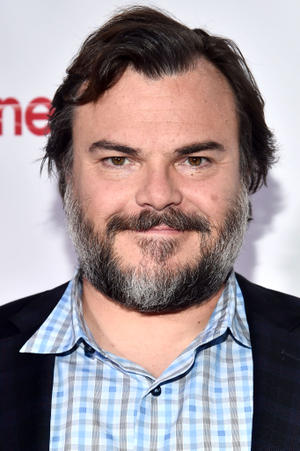
#> input picture posgrado-ai-master/Deep learning/Semana9-Deteccion-Objetos/img/jack.jpg, 300 x 451 px
$ jupyter execute 2-Cascadas-Haar.ipynb
#> lines starting #> are read from the running program, lines starting #| are printed output that depends on the picture; after the words box and inside, x2 and y2 are one past the last pixel; in counts of white or black regions, pixels touching at a corner belong together
### Haar Feature-based Cascade Classifier

La detección de objetos mediante clasificadores en cascada basados en features "Haar" es un método eficaz de detección de objetos propuesto por Paul Viola y Michael Jones en su artículo, "Detección rápida de objetos mediante una cascada mejorada de características simples" en 2001. Es un enfoque basado en el aprendizaje automático en el que la función de cascada se entrena a partir de muchas imágenes positivas y negativas. Luego se usa para detectar objetos en otras imágenes.

Los Haar features funcionan similarmente a las capas convolucionales donde se buscan ciertos patrones. Cada feature es un valor único obtenido al restar la suma de píxeles debajo del rectángulo blanco de la suma de píxeles debajo del rectángulo negro.

Considere la siguiente imagen. La fila superior muestra dos buenas características. La primera característica seleccionada parece centrarse en la propiedad de que la región de los ojos suele ser más oscura que la región de la nariz y las mejillas. La segunda característica seleccionada se basa en la propiedad de que los ojos son más oscuros que el puente de la nariz. Pero las mismas ventanas que se aplican en las mejillas o en cualquier otro lugar son irrelevantes. Entonces, ¿cómo seleccionamos las mejores de entre más de 160000 fetures? Con Adaboost!

Adaboost usa una ventana que va moviendo para verificar los filtros. Por ejemplo en una ventana de 24x24 se pueden obtener hasta 6000 mil features. Eso quiere decir que cada movimiento de la ventana debe validar los 6000 features, y esto es algo ineficiente...

Para solucionar el problema, se introduce el concepto de clasificadores en cascada. En lugar de probar los 6000 mil filtros de una sola vez en la ventana, solamente se aplican algunos (digamos 1, 8, 16, 32, 48), si el resultado de esto filtros es negativo, osea no hay deteccion del objeto de interes, entonces la ventana se mueve al siguiente lugar y se descarta la ventana anterior.

Para aprender mas sobre Adaboost, puede consultar el paper original: https://www.cs.cmu.edu/~efros/courses/LBMV07/Papers/viola-cvpr-01.pdf

Para aprender a entrenar este algoritmo con OpenCV, puede consultar la siguiente referencia: https://docs.opencv.org/2.4/doc/user_guide/ug_traincascade.html

#### Beneficios de Haar Cascades

- Deteccion super veloz incluso con CPU.
- el modelo se salva en un XML liviano.
- Disponible en OpenCV
- Ya existen varios modelos pre-entrenados (ver carpeta Haar)

#### Problemas de Haar Cascades

- Se debe generar archivos con etiquetas (Xmin, Ymin) - (Xmax, Ymax) para cada objeto de interes. (esto es lento de hacer)
- Se ocupan muchas imagenes positivas y negativas para entrenar el clasificador.
- Es tieso! si als imagenes tienen rotaciones, sombras, o bien tienen un scaling diferente el clasificador se va a perder.
- debe trabaja en blanco y negro.

[cell 1]
# !conda install -c conda-forge opencv

import matplotlib.pyplot as plt
import numpy as np
import cv2

[cell 2]
# cargar los modelos
face_cascade = cv2.CascadeClassifier('haar/haarcascade_frontalface_default.xml')
eye_cascade = cv2.CascadeClassifier('haar/haarcascade_eye.xml')

# se carga la imagen de prueba y se convierte en b/w
img = cv2.imread('img/jack.jpg') # probar con obama.jpg
#> img is the input picture: shape (451, 300, 3); mean B, G, R 150, 146.3, 159.4
gray = cv2.cvtColor(img, cv2.COLOR_BGR2GRAY)
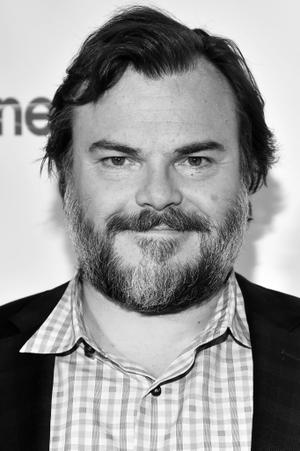
#> gray: shape (451, 300); min 0, max 255, mean 150.7

[cell 3]
# reconocimiento de caras
faces = face_cascade.detectMultiScale(gray, 1.3, 5)
#> faces = [[51, 75, 210, 210]]

for (x,y,w,h) in faces:
    img = cv2.rectangle(img,(x,y),(x+w,y+h),(255,0,0),2)
    roi_gray = gray[y:y+h, x:x+w]
    roi_color = img[y:y+h, x:x+w]

    # reconocimiento de ojos
    eyes = eye_cascade.detectMultiScale(roi_gray)
    for (ex,ey,ew,eh) in eyes:
        cv2.rectangle(roi_color,(ex,ey),(ex+ew,ey+eh),(0,255,0),2)
#> this loop made 1 pass
#> (x, y, w, h, eyes) on pass 1: (51, 75, 210, 210, [[45, 67, 38, 38], [118, 62, 48, 48]])
#> pass 1, `img = cv2.rectangle(img,(x,y),(x+w,y+h),(255,0,0),2)`:
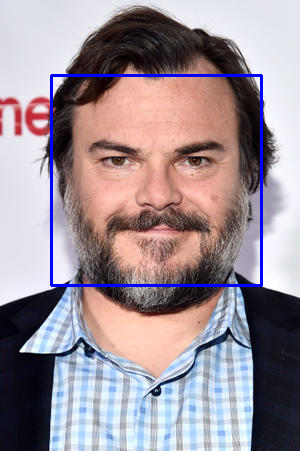
#> img: shape (451, 300, 3); 1.86% of pixels changed, all inside (x1, y1, x2, y2) = (50, 74, 263, 287)
#> pass 1, `roi_gray = gray[y:y+h, x:x+w]`:
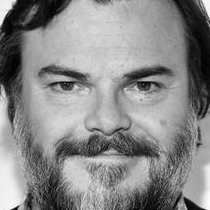
#> roi_gray: shape (210, 210); min 1, max 255, mean 136.8
#> pass 1, `roi_color = img[y:y+h, x:x+w]`:
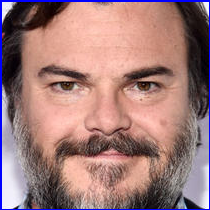
#> roi_color: shape (210, 210, 3); mean B, G, R 122.2, 123.1, 159.8
#> after the loop:
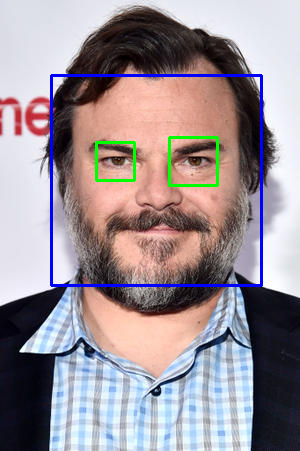
#> img: shape (451, 300, 3); 0.76% of pixels changed, all inside (x1, y1, x2, y2) = (95, 136, 219, 187)
#> after the loop:
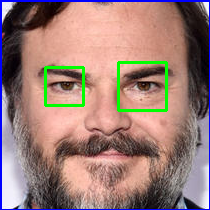
#> roi_color: shape (210, 210, 3); 2.32% of pixels changed, all inside (x1, y1, x2, y2) = (44, 61, 168, 112)

plt.imshow(img)

$ run again, with posgrado-ai-master/Deep learning/Semana9-Deteccion-Objetos/img/obama.jpg copied over posgrado-ai-master/Deep learning/Semana9-Deteccion-Objetos/img/jack.jpg
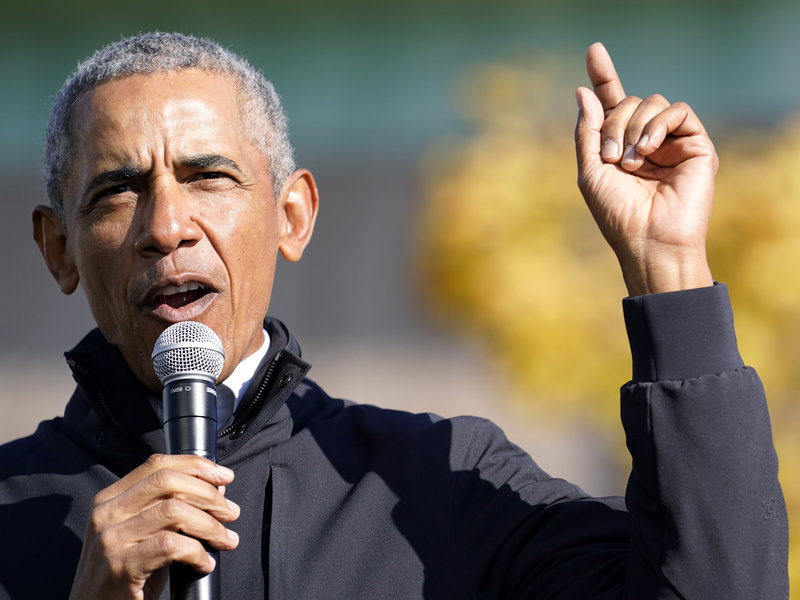
#> input picture posgrado-ai-master/Deep learning/Semana9-Deteccion-Objetos/img/obama.jpg, 800 x 600 px
#> img is the input picture: shape (600, 800, 3); mean B, G, R 90.1, 103.9, 112.8
#> `gray = cv2.cvtColor(img, cv2.COLOR_BGR2GRAY)`:
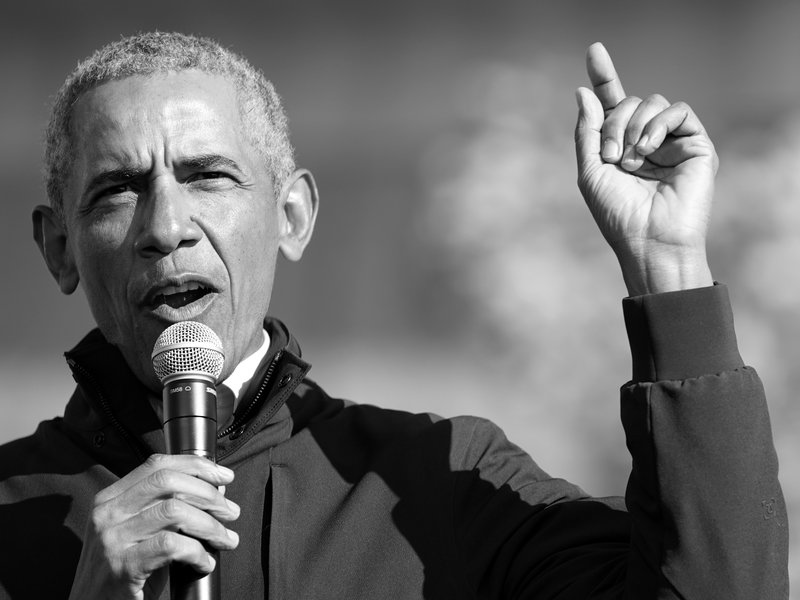
#> gray: shape (600, 800); min 0, max 255, mean 105
#> faces = [[53, 90, 240, 240]]
#> the loop `for (x,y,w,h) in faces:` made 1 pass
#> pass 1, `roi_color = img[y:y+h, x:x+w]`:
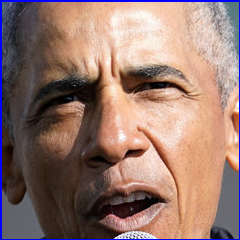
#> roi_color: shape (240, 240, 3); mean B, G, R 110.8, 119.3, 148.7
